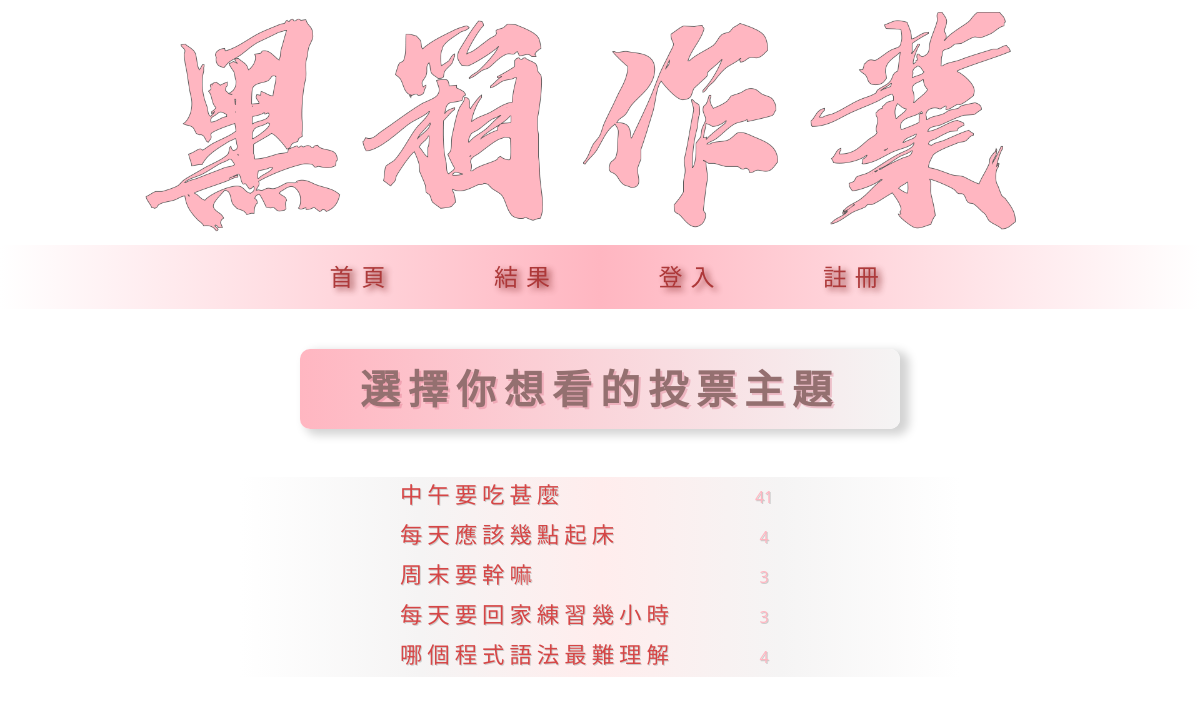
The app's page /vote/index.php?do=res.list with its own data.
### tables this page shows
CREATE TABLE `topic` (
  `id` int(10) UNSIGNED NOT NULL,
  `subject` text NOT NULL,
  `type` int(1) UNSIGNED NOT NULL,
  `image` varchar(20) DEFAULT NULL,
  `login` tinyint(1) UNSIGNED NOT NULL,
  `open_date` datetime NOT NULL,
  `close_date` datetime NOT NULL,
  `created_time` timestamp NOT NULL DEFAULT current_timestamp(),
  `updated_time` timestamp NOT NULL DEFAULT current_timestamp() ON UPDATE current_timestamp()
);

### vote/front/res.list.php (the view, shortened to what this page needs)
<?php
$subjects=$pdo->query("select `topic`.`id`,
                            `topic`.`subject`,
                              sum(`options`.`total`) as '總計'
                     from `topic`,`options`
                     where `topic`.`id` = `options`.`subject_id`
                     group by `topic`.id;")->fetchAll(PDO::FETCH_ASSOC);
?>
<ul class="vote-result">
<h3>選擇你想看的投票主題</h3>
    <?php
    foreach($subjects as $idx => $subject){
    ?>
    <li class="vote-option">
        <div class="vote-item">
            <a href="index.php?do=res&id=<?=$subject['id'];?>">
                <?=$subject['subject'];?>
            </a>
        </div>
        <div class="vote-item">
            <?=$subject['總計'];?>
        </div>
    </li>
    <?php
    }
    ?>
</ul>

### vote/css/list.css (style rules this page uses)
.vote-option, .vote-option-title { background-image:linear-gradient(to right ,white,#f5f4f4, #ffeded, #f5f4f4,white); background-repeat: no-repeat; width: 60%; margin: 0 auto; height: 2.5rem; padding-top: 0.3rem; text-shadow: 1px 1px #CCC; }

### vote/css/form.css (style rules this page uses)
h3 { letter-spacing: 8px; opacity: 1; border-radius: 10px; width: 50%; height: 5rem; margin: 40px auto; padding-bottom: 5px; font-size: 2.5rem; background-image: linear-gradient(to right, lightpink, #f5f4f4); background-repeat: no-repeat; padding-top: 17px; color: #947070; animation-name: h3Ani; animation-duration: 2.5s; animation-fill-mode: forwards; margin-bottom: 3rem; text-shadow: 2px 2px #dc718a5e; }

### vote/index.php (style rules this page uses)
ul { width:100%; list-style: none; margin: 0 auto; padding: 0; }
.vote-item { display: inline-block; margin-bottom: 5px; font-size: 1rem; color: lightpink; }
.vote-item>a { text-decoration: none; letter-spacing: 5px; font-size: 1.4rem; color: #d64646; opacity: 1; }
.vote-item:nth-child(2) { width: 45%; text-align: left; }
.vote-item:nth-child(3) { width: 10%; }

### records on screen
topic: subject "中午要吃甚麼", 總計 "41"
topic: subject "每天應該幾點起床", 總計 "4"
topic: subject "周末要幹嘛", 總計 "3"
topic: subject "每天要回家練習幾小時", 總計 "3"
topic: subject "哪個程式語法最難理解", 總計 "4"
